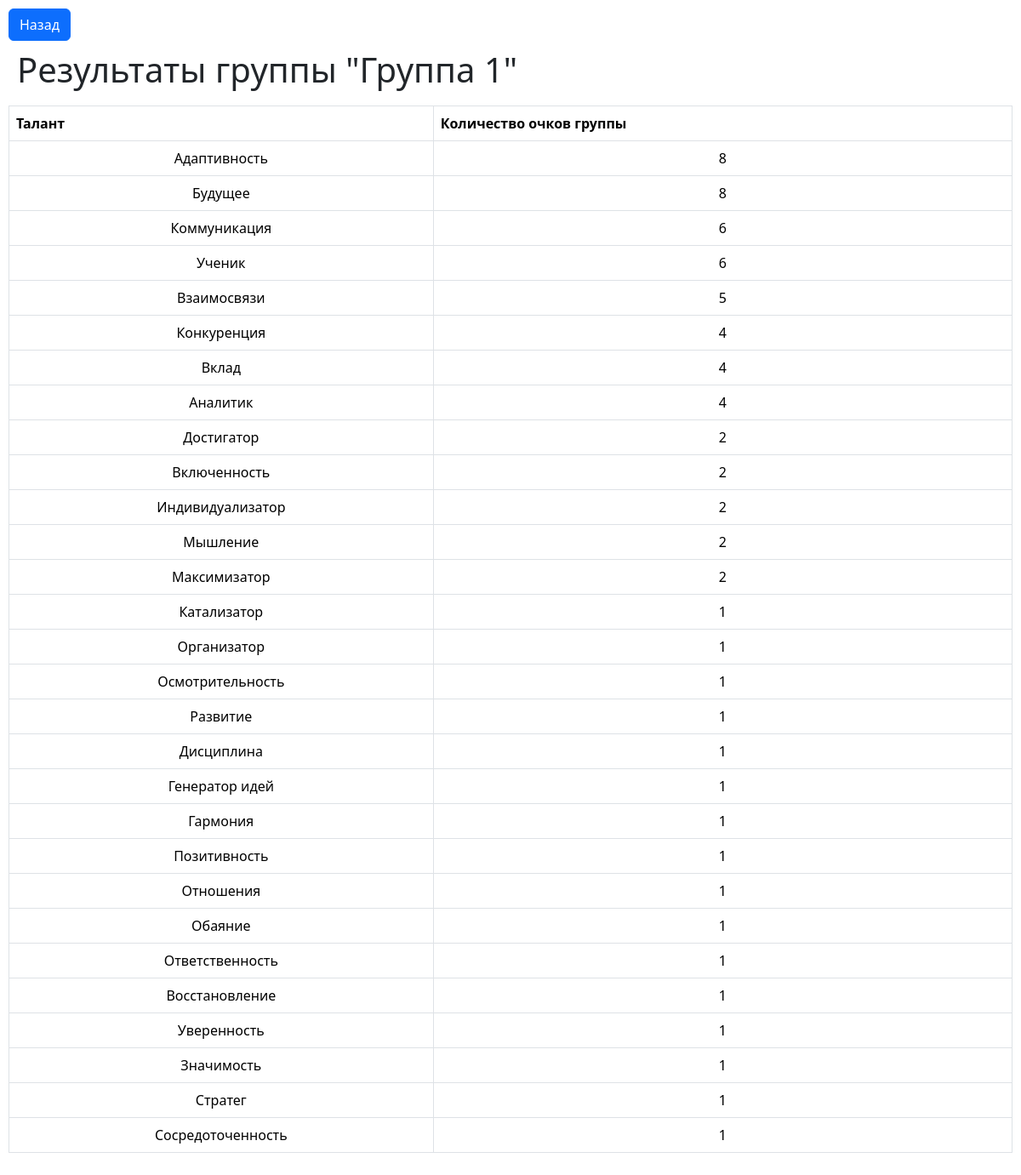
Screenshot of /group/2/ with the database file from the repository.
### questionnaire/models.py (models this page shows, shortened)
class Group(models.Model):
    title = models.CharField(max_length=50)
    users = models.ManyToManyField(User, blank=True)
    show_results = models.BooleanField(default=True)

class UserResult(models.Model):
    user = models.ForeignKey(User,on_delete=models.CASCADE)
    competence_name = models.CharField(max_length=100)
    competence_count = models.IntegerField()

### questionnaire/views.py (the view)
# urls.py: path('group/<int:group_id>/', views.group_detail, name='group_detail'),
def group_detail(request, group_id):
    result = {}
    group = Group.objects.get(id=group_id)
    user_results = UserResult.objects.filter(user__group=group).order_by('-competence_count')
    for user_result in user_results:
        result[user_result.competence_name] = 0
    for user_result in user_results:
        result[user_result.competence_name] = result[user_result.competence_name] + user_result.competence_count
    result = sorted(result.items(), key=lambda x: x[1], reverse=True)
    return render(request, 'group_detail.html', {'group': group, 'user_results': result})

### templates/group_detail.html (shortened to what this page needs)
{% load static %}
<!DOCTYPE html>
<html>
<head>
    <link rel="stylesheet" type="text/css" href="{% static 'css/styles.css' %}">
    <link href="https://cdn.jsdelivr.net/npm/bootstrap@5.3.2/dist/css/bootstrap.min.css" rel="stylesheet">
</head>
<body>
<a href="{% url 'mini_admin' %}" class="btn btn-primary">Назад</a>
<h1>Результаты группы "{{ group.title }}"</h1>
<table class="table table-bordered">
    <thead>
        <tr>
            <th>Талант</th>
            <th>Количество очков группы</th>
        </tr>
    </thead>
    <tbody>
        {% for user_result in user_results %}
            <tr>
                <td>{{ user_result.0 }}</td>
                <td>{{ user_result.1 }}</td>
            </tr>
        {% endfor %}
    </tbody>
</table>
</body>
</html>

### static/css/styles.css (style rules this page uses)
body { font-family: 'Roboto', sans-serif; padding: 10px; }
h1 { position: sticky; top: 0; background-color: white; z-index: 999; padding: 10px; }
th { background-color: #f8f9fa; border: 1px solid #dee2e6; text-align: center; }
td { border: 1px solid #dee2e6; text-align: center; padding: 8px; }

### rows the page displays
Group: title "Группа 1"
UserResult: competence_name "Адаптивность"
UserResult: competence_name "Будущее"
UserResult: competence_name "Коммуникация"
UserResult: competence_name "Ученик"
UserResult: competence_name "Взаимосвязи"
UserResult: competence_name "Конкуренция"
UserResult: competence_name "Вклад"
UserResult: competence_name "Аналитик"
UserResult: competence_name "Достигатор"
UserResult: competence_name "Включенность"
UserResult: competence_name "Индивидуализатор"
UserResult: competence_name "Мышление"
UserResult: competence_name "Максимизатор"
UserResult: competence_name "Катализатор"
UserResult: competence_name "Организатор"
UserResult: competence_name "Осмотрительность"
UserResult: competence_name "Развитие"
UserResult: competence_name "Дисциплина"
UserResult: competence_name "Генератор идей"
UserResult: competence_name "Гармония"
UserResult: competence_name "Позитивность"
UserResult: competence_name "Отношения"
UserResult: competence_name "Обаяние"
UserResult: competence_name "Ответственность"
UserResult: competence_name "Восстановление"
UserResult: competence_name "Уверенность"
UserResult: competence_name "Значимость"
UserResult: competence_name "Стратег"
UserResult: competence_name "Сосредоточенность"

### other values shown
{{ user_result.1 }} "8" "8" "6" "6" "5" "4" "4" "4" "2" "2" "2" "2" "2" "1" "1" "1" "1" "1" "1" "1" "1" "1" "1" "1" "1" "1" "1" "1" "1"
